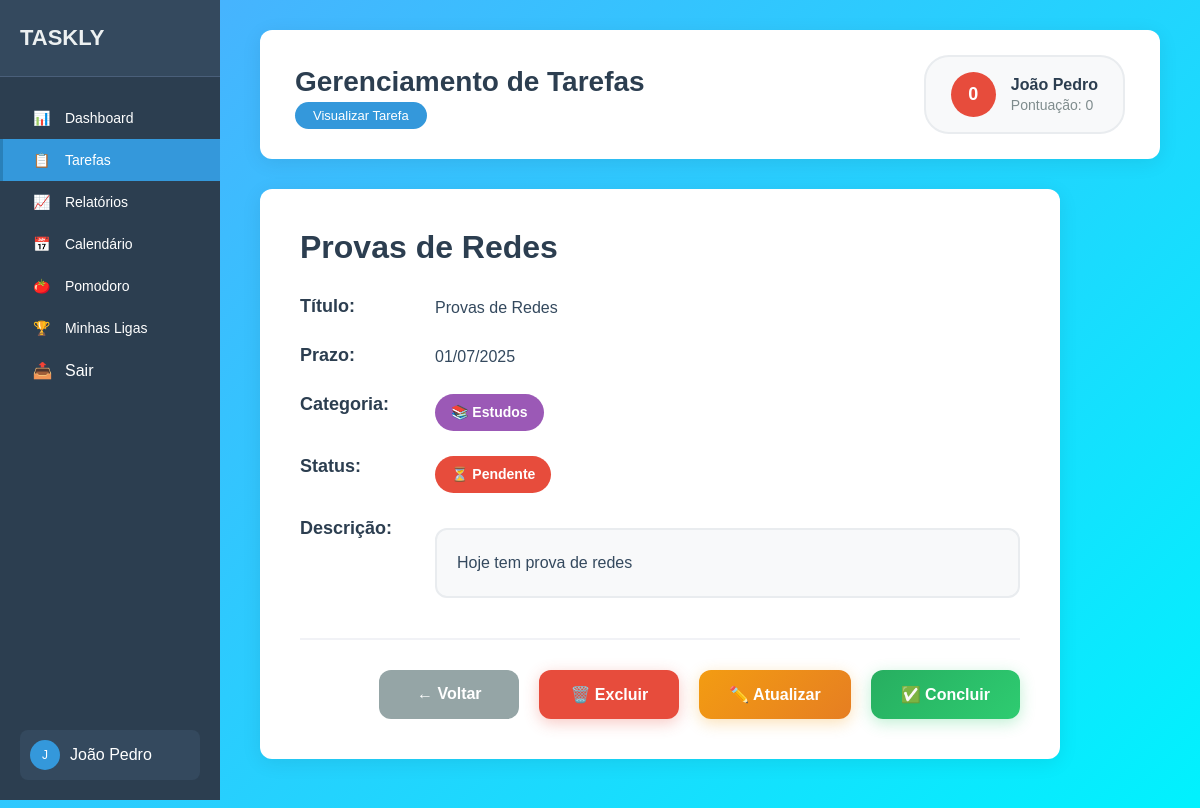
The page /visualizartarefa/36 (signed in) on the database its author committed.
### tasks/models.py (models this page shows, shortened)
class Task(models.Model):
    titulo = models.CharField(max_length=255)
    descricao = models.TextField()
    categoria = models.CharField(max_length=15, choices=LISTA_CATEGORIAS)
    completo = models.BooleanField(default=False)
    criado_em = models.DateTimeField(auto_now_add=True)
    data_vencimento = models.DateField(default=timezone.now)
    data_conclusao = models.DateField(null=True, blank=True)
    user = models.ForeignKey(User, on_delete=models.CASCADE)

### tasks/views.py (the view)
# urls.py: path('visualizartarefa/<int:pk>', VisualizarTarefa.as_view(), name='visualizartarefa')
class VisualizarTarefa (LoginRequiredMixin, DetailView):
    template_name = "visualizartarefa.html"
    model = Task
    context_object_name = "task"

### tasks/novos_context.py (called while the page is built)
def lista_tarefas_do_dia(request):
    today = timezone.now()
    lista_tarefas = Task.objects.all().filter(
        completo=False,
        data_vencimento=today
    )
    total_tarefas = lista_tarefas.count()
    return {"lista_tarefas_do_dia_geral": lista_tarefas, "total_tarefas_do_dia_geral": total_tarefas}

def lista_tarefas_afazer(request):
    now = timezone.now()
    lista_tarefas = Task.objects.all().filter(
        completo=False,
        data_vencimento__gte=now
    )
    total_tarefas = lista_tarefas.count()
    return {"lista_tarefas_afazer_geral": lista_tarefas, "total_tarefas_afazer_geral": total_tarefas}

def lista_tarefas_concluidas(request):
    lista_tarefas = Task.objects.all().filter(
        completo=True,
    )
    total_tarefas = lista_tarefas.count()
    return {"lista_tarefas_concluidas_geral": lista_tarefas, "total_tarefas_concluidas_geral": total_tarefas}

def lista_tarefas_atrasadas(request):
    now = timezone.now()
    lista_tarefas = Task.objects.all().filter(
        data_vencimento__lt=now,
        completo=False
    ).order_by('data_vencimento')
    total_tarefas = lista_tarefas.count()
    return {"lista_tarefas_atrasadas_geral": lista_tarefas, "total_tarefas_atrasadas_geral": total_tarefas}

def total_tarefas(request):
    total_tarefas_pessoal = Task.objects.all().filter(categoria='PESSOAL')
    total_tarefas_estudo = Task.objects.all().filter(categoria='ESTUDOS')
    total_tarefas_trabalho = Task.objects.all().filter(categoria='TRABALHO')
    return {"total_tarefas_pessoal_geral": total_tarefas_pessoal.count(), "total_tarefas_estudos_geral": total_tarefas_estudo.count(), "total_tarefas_trabalho_geral": total_tarefas_trabalho.count()}

### tasks/migrations/templates/visualizartarefa.html (shortened to what this page needs)
<!DOCTYPE html>
<html lang="pt-br">
<head>
</head>
<body>
    <div class="sidebar">
        <div class="sidebar-header">
            <a href="{% url 'leaderboard:homepage' %}" style="text-decoration: none"><h2>TASKLY</h2></a>
        </div>
        <div class="nav-menu">
            <a href="{% url 'leaderboard:homepage' %}" class="nav-item">
                <span>📊</span>
                <span>Dashboard</span>
            </a>
            <a href="{% url 'task:listatarefas' %}" class="nav-item active">
                <span>📋</span>
                <span>Tarefas</span>
            </a>
            <a href="{% url 'leaderboard:relatorio' %}" class="nav-item">
                <span>📈</span>
                <span>Relatórios</span>
            </a>
            <a href="{% url 'leaderboard:calendario' %}" class="nav-item">
                <span>📅</span>
                <span>Calendário</span>
            </a>
            <a href="{% url 'task:pomodoro' %}" class="nav-item">
                <span>🍅</span>
                <span>Pomodoro</span>
            </a>
            <a href="{% url 'leaderboard:minhas_ligas' %}" class="nav-item">
                <span>🏆</span>
                <span>Minhas Ligas</span>
            </a>
            <button class="btn-sair" onclick="logout()"><span>📤</span> <span class="span-btn">Sair</span> </button>
        </div>
        <div class="user-section">
            <div class="user-item">
                <div class="user-avatar-mini">
                    {% if user.first_name %}
                        {{ user.first_name.0|upper }}
                    {% else %}
                        {{ user.username.0|upper }}
                    {% endif %}
                </div>
                <span>{{ user.get_full_name|default:user.username }}</span>
            </div>
        </div>
    </div>
    <div class="main-content">
        <div class="page-header">
            <div class="header-left">
                <h1>Gerenciamento de Tarefas</h1>
                <span class="view-tag">Visualizar Tarefa</span>
            </div>
            <div class="header-right">
                <div class="user-avatar">{{ user_points|default:"0" }}</div>
                <div class="user-info">
                    <h3>{{ user.get_full_name|default:user.username }}</h3>
                    <div class="user-points">Pontuação: {{ user_points|default:"0" }}</div>
                </div>
            </div>
        </div>
        <div class="task-card">
            <h2 class="task-title">{{ task.titulo|default:"Finalizar relatório de vendas" }}</h2>
            <div class="task-info">
                <div class="info-item">
                    <span class="info-label">Título:</span>
                    <span class="info-value">{{ task.titulo|default:"Finalizar relatório de vendas" }}</span>
                </div>
                <div class="info-item">
                    <span class="info-label">Prazo:</span>
                    <span class="info-value">{{ task.data_vencimento|date:"d/m/Y"|default:"Hoje, 17:00" }}</span>
                </div>
                <div class="info-item">
                    <span class="info-label">Categoria:</span>
                    <span class="info-value">
                        <span class="category-badge category-{{ task.categoria|lower|default:'trabalho' }}">
                            {% if task.categoria == 'TRABALHO' or not task.categoria %}
                                💼 Trabalho
                            {% elif task.categoria == 'ESTUDOS' %}
                                📚 Estudos
                            {% elif task.categoria == 'PESSOAL' %}
                                👤 Pessoal
                            {% endif %}
                        </span>
                    </span>
                </div>
                <div class="info-item">
                    <span class="info-label">Status:</span>
                    <span class="info-value">
                        <span class="status-badge {% if task.completo == 1 %}status-completed{% elif task.status == 'EM_PROGRESSO' %}status-progress{% else %}status-pending{% endif %}">
                            {% if task.completo == 1 %}
                                ✅ Concluída
                            {% elif task.status == 'EM_PROGRESSO' %}
                                🔄 Em Progresso
                            {% else %}
                                ⏳ Pendente
                            {% endif %}
                        </span>
                    </span>
                </div>
                <div class="info-item">
                    <span class="info-label">Descrição:</span>
                    <div class="info-value">
                        <div class="description-box">
                            {{ task.descricao }}
                        </div>
                    </div>
                </div>
            </div>
            <div class="task-buttons">
                <a href="{% url 'task:listatarefas' %}" class="btn btn-back">
                    ← Voltar
                </a>
                <a href="{% url 'task:excluirtarefa' task.pk %}" class="btn btn-delete">
                    🗑️ Excluir
                </a>
                {% if task.completo == 0 %}
                <a href="{% url 'task:atualizartarefa' task.pk %}" class="btn btn-edit">
                    ✏️ Atualizar
                </a>
                <a href="{% url 'task:concluirtarefa' task.pk %}" class="btn btn-complete">
                    ✅ Concluir
                </a>
                {% endif %}
            </div>
        </div>
    </div>
</body>
</html>

### tasks/migrations/templates/visualizartarefa.html (style rules this page uses)
* { margin: 0; padding: 0; box-sizing: border-box; }
body { font-family: 'Arial', sans-serif; background: linear-gradient(135deg, #4facfe 0%, #00f2fe 100%); min-height: 100vh; display: flex; }
.sidebar { width: 220px; background: #2c3e50; color: white; padding: 0; min-height: 100vh; position: fixed; left: 0; top: 0; }
.sidebar-header { padding: 25px 20px; background: #34495e; border-bottom: 1px solid #4a5f7a; }
.sidebar-header h2 { font-size: 22px; font-weight: bold; color: #ecf0f1; }
.nav-menu { padding: 20px 0; }
.nav-item { padding: 12px 20px; cursor: pointer; transition: all 0.3s ease; border-left: 3px solid transparent; text-decoration: none; color: white; display: block; }
.nav-item.active { background: #3498db; border-left-color: #2980b9; }
.nav-item span { margin-left: 10px; font-size: 14px; }
.btn-sair { background: transparent; border: none; padding: 12px 20px; cursor: pointer; transition: all 0.3s ease; border-left: 3px solid transparent; text-decoration: none; color: white; display: block; font-size: 1rem; padding-left: 1.85rem; width: 100%; text-align: left; }
.span-btn { margin-left: .5rem; }
.user-section { position: absolute; bottom: 20px; left: 20px; right: 20px; }
.user-item { display: flex; align-items: center; padding: 10px; background: #34495e; border-radius: 8px; }
.user-avatar-mini { width: 30px; height: 30px; background: #3498db; border-radius: 50%; display: flex; align-items: center; justify-content: center; color: white; font-size: 12px; margin-right: 10px; }
.main-content { margin-left: 220px; flex: 1; padding: 30px 40px; max-width: calc(100vw - 220px); }
.page-header { background: white; padding: 25px 35px; border-radius: 12px; box-shadow: 0 4px 20px rgba(0,0,0,0.08); margin-bottom: 30px; display: flex; justify-content: space-between; align-items: center; }
.header-left h1 { color: #2c3e50; font-size: 28px; margin-bottom: 8px; }
.view-tag { background: #3498db; color: white; padding: 6px 18px; border-radius: 20px; font-size: 13px; font-weight: 500; }
.header-right { display: flex; align-items: center; background: #f8f9fa; padding: 15px 25px; border-radius: 25px; border: 2px solid #e9ecef; }
.user-avatar { width: 45px; height: 45px; background: #e74c3c; border-radius: 50%; display: flex; align-items: center; justify-content: center; color: white; font-weight: bold; font-size: 18px; margin-right: 15px; }
.user-info h3 { color: #2c3e50; font-size: 16px; margin-bottom: 3px; }
.user-points { color: #7f8c8d; font-size: 14px; }
.task-card { background: white; border-radius: 12px; padding: 40px; box-shadow: 0 4px 20px rgba(0,0,0,0.08); max-width: 800px; margin-bottom: 30px; }
.task-title { color: #2c3e50; font-size: 32px; font-weight: bold; margin-bottom: 30px; text-align: left; }
.task-info { display: grid; gap: 25px; margin-bottom: 30px; }
.info-item { display: flex; align-items: flex-start; gap: 15px; }
.info-label { color: #2c3e50; font-size: 18px; font-weight: 600; min-width: 120px; }
.info-value { color: #34495e; font-size: 16px; flex: 1; line-height: 1.5; }
.status-badge { display: inline-flex; align-items: center; padding: 8px 16px; border-radius: 20px; font-size: 14px; font-weight: 600; gap: 8px; }
.status-pending { background: #e74c3c; color: white; }
.category-badge { display: inline-flex; align-items: center; padding: 8px 16px; border-radius: 20px; font-size: 14px; font-weight: 600; gap: 8px; }
.category-estudos { background: #9b59b6; color: white; }
.description-box { background: #f8f9fa; border: 2px solid #e9ecef; border-radius: 12px; padding: 20px; margin-top: 10px; line-height: 1.6; }
.task-buttons { display: flex; justify-content: flex-end; gap: 20px; margin-top: 40px; padding-top: 30px; border-top: 2px solid #f1f2f6; }
.btn { padding: 15px 30px; border-radius: 12px; font-size: 16px; font-weight: 600; text-decoration: none; display: inline-flex; align-items: center; justify-content: center; transition: all 0.3s ease; border: none; cursor: pointer; min-width: 140px; gap: 8px; }
.btn-back { background: #95a5a6; color: white; }
.btn-delete { background: #e74c3c; color: white; box-shadow: 0 4px 15px rgba(231, 76, 60, 0.3); }
.btn-edit { background: linear-gradient(135deg, #f39c12 0%, #e67e22 100%); color: white; box-shadow: 0 4px 15px rgba(243, 156, 18, 0.3); }
.btn-complete { background: linear-gradient(135deg, #27ae60 0%, #2ecc71 100%); color: white; box-shadow: 0 4px 15px rgba(46, 204, 113, 0.3); }
.task-card { animation: fadeIn 0.5s ease-out; }

### rows shown on the page
Task: titulo "Provas de Redes", data_vencimento "01/07/2025", descricao "Hoje tem prova de redes"

### other values the page prints
{{ user.first_name.0|upper }} "J"
{{ user.get_full_name|default:user.username }} "João Pedro"
{{ user_points|default:"0" }} "0"
